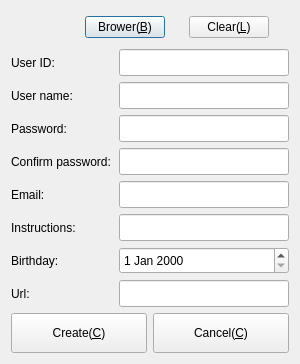
<?xml version="1.0" encoding="UTF-8"?>
<ui version="4.0">
 <class>CDlgRegister</class>
 <widget class="QDialog" name="CDlgRegister">
  <property name="geometry">
   <rect>
    <x>0</x>
    <y>0</y>
    <width>300</width>
    <height>364</height>
   </rect>
  </property>
  <property name="sizePolicy">
   <sizepolicy hsizetype="Preferred" vsizetype="Preferred">
    <horstretch>0</horstretch>
    <verstretch>0</verstretch>
   </sizepolicy>
  </property>
  <property name="minimumSize">
   <size>
    <width>0</width>
    <height>0</height>
   </size>
  </property>
  <property name="windowTitle">
   <string>Create account</string>
  </property>
  <property name="windowIcon">
   <iconset resource="../../Resource/Resource.qrc">
    <normaloff>:/icon/AppIcon</normaloff>:/icon/AppIcon</iconset>
  </property>
  <layout class="QGridLayout" name="gridLayout">
   <item row="0" column="0" colspan="2">
    <layout class="QHBoxLayout" name="horizontalLayout_9">
     <item>
      <widget class="QLabel" name="lbPhoto">
       <property name="sizePolicy">
        <sizepolicy hsizetype="Fixed" vsizetype="Fixed">
         <horstretch>0</horstretch>
         <verstretch>0</verstretch>
        </sizepolicy>
       </property>
       <property name="minimumSize">
        <size>
         <width>32</width>
         <height>32</height>
        </size>
       </property>
       <property name="maximumSize">
        <size>
         <width>32</width>
         <height>32</height>
        </size>
       </property>
       <property name="text">
        <string/>
       </property>
       <property name="pixmap">
        <pixmap resource="../../Resource/Resource.qrc">:/icon/AppIcon</pixmap>
       </property>
       <property name="scaledContents">
        <bool>true</bool>
       </property>
      </widget>
     </item>
     <item>
      <widget class="QPushButton" name="pbBrower">
       <property name="sizePolicy">
        <sizepolicy hsizetype="Fixed" vsizetype="Fixed">
         <horstretch>0</horstretch>
         <verstretch>0</verstretch>
        </sizepolicy>
       </property>
       <property name="text">
        <string>Brower(&amp;B)</string>
       </property>
      </widget>
     </item>
     <item>
      <widget class="QPushButton" name="pbClear">
       <property name="sizePolicy">
        <sizepolicy hsizetype="Fixed" vsizetype="Fixed">
         <horstretch>0</horstretch>
         <verstretch>0</verstretch>
        </sizepolicy>
       </property>
       <property name="toolTip">
        <string>Clear Avatar</string>
       </property>
       <property name="text">
        <string>Clear(&amp;L)</string>
       </property>
      </widget>
     </item>
    </layout>
   </item>
   <item row="1" column="0" colspan="2">
    <layout class="QHBoxLayout" name="horizontalLayout">
     <item>
      <widget class="QLabel" name="label_6">
       <property name="sizePolicy">
        <sizepolicy hsizetype="Preferred" vsizetype="Preferred">
         <horstretch>1</horstretch>
         <verstretch>0</verstretch>
        </sizepolicy>
       </property>
       <property name="minimumSize">
        <size>
         <width>102</width>
         <height>0</height>
        </size>
       </property>
       <property name="text">
        <string>User ID:</string>
       </property>
      </widget>
     </item>
     <item>
      <widget class="QLineEdit" name="txtId">
       <property name="sizePolicy">
        <sizepolicy hsizetype="Preferred" vsizetype="Preferred">
         <horstretch>3</horstretch>
         <verstretch>0</verstretch>
        </sizepolicy>
       </property>
       <property name="maximumSize">
        <size>
         <width>16777215</width>
         <height>40</height>
        </size>
       </property>
      </widget>
     </item>
    </layout>
   </item>
   <item row="2" column="0" colspan="2">
    <layout class="QHBoxLayout" name="horizontalLayout_2">
     <item>
      <widget class="QLabel" name="label">
       <property name="sizePolicy">
        <sizepolicy hsizetype="Preferred" vsizetype="Preferred">
         <horstretch>1</horstretch>
         <verstretch>0</verstretch>
        </sizepolicy>
       </property>
       <property name="minimumSize">
        <size>
         <width>102</width>
         <height>0</height>
        </size>
       </property>
       <property name="text">
        <string>User name:</string>
       </property>
      </widget>
     </item>
     <item>
      <widget class="QLineEdit" name="txtUser">
       <property name="sizePolicy">
        <sizepolicy hsizetype="Preferred" vsizetype="Preferred">
         <horstretch>3</horstretch>
         <verstretch>0</verstretch>
        </sizepolicy>
       </property>
       <property name="minimumSize">
        <size>
         <width>0</width>
         <height>0</height>
        </size>
       </property>
       <property name="maximumSize">
        <size>
         <width>16777215</width>
         <height>40</height>
        </size>
       </property>
      </widget>
     </item>
    </layout>
   </item>
   <item row="3" column="0" colspan="2">
    <layout class="QHBoxLayout" name="horizontalLayout_3">
     <item>
      <widget class="QLabel" name="label_2">
       <property name="sizePolicy">
        <sizepolicy hsizetype="Preferred" vsizetype="Preferred">
         <horstretch>1</horstretch>
         <verstretch>0</verstretch>
        </sizepolicy>
       </property>
       <property name="minimumSize">
        <size>
         <width>102</width>
         <height>0</height>
        </size>
       </property>
       <property name="text">
        <string>Password:</string>
       </property>
      </widget>
     </item>
     <item>
      <widget class="QLineEdit" name="txtPassword">
       <property name="sizePolicy">
        <sizepolicy hsizetype="Preferred" vsizetype="Preferred">
         <horstretch>3</horstretch>
         <verstretch>0</verstretch>
        </sizepolicy>
       </property>
       <property name="minimumSize">
        <size>
         <width>0</width>
         <height>0</height>
        </size>
       </property>
       <property name="maximumSize">
        <size>
         <width>16777215</width>
         <height>40</height>
        </size>
       </property>
       <property name="echoMode">
        <enum>QLineEdit::Password</enum>
       </property>
      </widget>
     </item>
    </layout>
   </item>
   <item row="4" column="0" colspan="2">
    <layout class="QHBoxLayout" name="horizontalLayout_4">
     <item>
      <widget class="QLabel" name="label_3">
       <property name="sizePolicy">
        <sizepolicy hsizetype="Preferred" vsizetype="Preferred">
         <horstretch>1</horstretch>
         <verstretch>0</verstretch>
        </sizepolicy>
       </property>
       <property name="minimumSize">
        <size>
         <width>102</width>
         <height>0</height>
        </size>
       </property>
       <property name="text">
        <string>Confirm password:</string>
       </property>
      </widget>
     </item>
     <item>
      <widget class="QLineEdit" name="txtConfirmPassword">
       <property name="sizePolicy">
        <sizepolicy hsizetype="Preferred" vsizetype="Preferred">
         <horstretch>3</horstretch>
         <verstretch>0</verstretch>
        </sizepolicy>
       </property>
       <property name="minimumSize">
        <size>
         <width>0</width>
         <height>0</height>
        </size>
       </property>
       <property name="maximumSize">
        <size>
         <width>16777215</width>
         <height>40</height>
        </size>
       </property>
       <property name="echoMode">
        <enum>QLineEdit::Password</enum>
       </property>
      </widget>
     </item>
    </layout>
   </item>
   <item row="5" column="0" colspan="2">
    <layout class="QHBoxLayout" name="horizontalLayout_5">
     <item>
      <widget class="QLabel" name="label_4">
       <property name="sizePolicy">
        <sizepolicy hsizetype="Preferred" vsizetype="Preferred">
         <horstretch>1</horstretch>
         <verstretch>0</verstretch>
        </sizepolicy>
       </property>
       <property name="minimumSize">
        <size>
         <width>102</width>
         <height>0</height>
        </size>
       </property>
       <property name="text">
        <string>Email:</string>
       </property>
      </widget>
     </item>
     <item>
      <widget class="QLineEdit" name="txtemail">
       <property name="sizePolicy">
        <sizepolicy hsizetype="Preferred" vsizetype="Preferred">
         <horstretch>3</horstretch>
         <verstretch>0</verstretch>
        </sizepolicy>
       </property>
       <property name="minimumSize">
        <size>
         <width>0</width>
         <height>0</height>
        </size>
       </property>
       <property name="maximumSize">
        <size>
         <width>16777215</width>
         <height>40</height>
        </size>
       </property>
      </widget>
     </item>
    </layout>
   </item>
   <item row="6" column="0" colspan="2">
    <layout class="QHBoxLayout" name="horizontalLayout_6">
     <item>
      <widget class="QLabel" name="label_5">
       <property name="sizePolicy">
        <sizepolicy hsizetype="Preferred" vsizetype="Preferred">
         <horstretch>1</horstretch>
         <verstretch>0</verstretch>
        </sizepolicy>
       </property>
       <property name="minimumSize">
        <size>
         <width>102</width>
         <height>0</height>
        </size>
       </property>
       <property name="text">
        <string>Instructions:</string>
       </property>
      </widget>
     </item>
     <item>
      <widget class="QLineEdit" name="txtInstructions">
       <property name="sizePolicy">
        <sizepolicy hsizetype="Preferred" vsizetype="Preferred">
         <horstretch>3</horstretch>
         <verstretch>0</verstretch>
        </sizepolicy>
       </property>
       <property name="minimumSize">
        <size>
         <width>0</width>
         <height>0</height>
        </size>
       </property>
       <property name="maximumSize">
        <size>
         <width>16777215</width>
         <height>40</height>
        </size>
       </property>
      </widget>
     </item>
    </layout>
   </item>
   <item row="7" column="0" colspan="2">
    <layout class="QHBoxLayout" name="horizontalLayout_8">
     <item>
      <widget class="QLabel" name="label_7">
       <property name="sizePolicy">
        <sizepolicy hsizetype="Preferred" vsizetype="Preferred">
         <horstretch>1</horstretch>
         <verstretch>0</verstretch>
        </sizepolicy>
       </property>
       <property name="minimumSize">
        <size>
         <width>102</width>
         <height>0</height>
        </size>
       </property>
       <property name="text">
        <string>Birthday:</string>
       </property>
      </widget>
     </item>
     <item>
      <widget class="QDateEdit" name="dtBirthday">
       <property name="sizePolicy">
        <sizepolicy hsizetype="Minimum" vsizetype="Fixed">
         <horstretch>3</horstretch>
         <verstretch>0</verstretch>
        </sizepolicy>
       </property>
       <property name="maximumSize">
        <size>
         <width>16777215</width>
         <height>40</height>
        </size>
       </property>
      </widget>
     </item>
    </layout>
   </item>
   <item row="8" column="0">
    <widget class="QLabel" name="label_8">
     <property name="sizePolicy">
      <sizepolicy hsizetype="Preferred" vsizetype="Preferred">
       <horstretch>1</horstretch>
       <verstretch>0</verstretch>
      </sizepolicy>
     </property>
     <property name="minimumSize">
      <size>
       <width>102</width>
       <height>0</height>
      </size>
     </property>
     <property name="text">
      <string>Url:</string>
     </property>
    </widget>
   </item>
   <item row="8" column="1">
    <widget class="QLineEdit" name="txtUrl">
     <property name="sizePolicy">
      <sizepolicy hsizetype="Preferred" vsizetype="Preferred">
       <horstretch>3</horstretch>
       <verstretch>0</verstretch>
      </sizepolicy>
     </property>
     <property name="minimumSize">
      <size>
       <width>0</width>
       <height>0</height>
      </size>
     </property>
     <property name="maximumSize">
      <size>
       <width>16777215</width>
       <height>40</height>
      </size>
     </property>
    </widget>
   </item>
   <item row="9" column="0" colspan="2">
    <layout class="QHBoxLayout" name="horizontalLayout_7">
     <item>
      <widget class="QPushButton" name="pbCreate">
       <property name="sizePolicy">
        <sizepolicy hsizetype="Preferred" vsizetype="Fixed">
         <horstretch>0</horstretch>
         <verstretch>0</verstretch>
        </sizepolicy>
       </property>
       <property name="minimumSize">
        <size>
         <width>126</width>
         <height>40</height>
        </size>
       </property>
       <property name="toolTip">
        <string>Register new account</string>
       </property>
       <property name="text">
        <string>Create(&amp;C)</string>
       </property>
       <property name="icon">
        <iconset resource="../../Resource/Resource.qrc">
         <normaloff>:/icon/AddAccount</normaloff>:/icon/AddAccount</iconset>
       </property>
       <property name="autoDefault">
        <bool>true</bool>
       </property>
       <property name="default">
        <bool>false</bool>
       </property>
      </widget>
     </item>
     <item>
      <widget class="QPushButton" name="pbCancel">
       <property name="sizePolicy">
        <sizepolicy hsizetype="Preferred" vsizetype="Fixed">
         <horstretch>0</horstretch>
         <verstretch>0</verstretch>
        </sizepolicy>
       </property>
       <property name="minimumSize">
        <size>
         <width>126</width>
         <height>40</height>
        </size>
       </property>
       <property name="maximumSize">
        <size>
         <width>16777215</width>
         <height>16777215</height>
        </size>
       </property>
       <property name="toolTip">
        <string>Cancle</string>
       </property>
       <property name="text">
        <string>Cancel(&amp;C)</string>
       </property>
       <property name="icon">
        <iconset resource="../../Resource/Resource.qrc">
         <normaloff>:/icon/Cancel</normaloff>:/icon/Cancel</iconset>
       </property>
       <property name="autoDefault">
        <bool>true</bool>
       </property>
       <property name="default">
        <bool>false</bool>
       </property>
      </widget>
     </item>
    </layout>
   </item>
  </layout>
 </widget>
 <resources>
  <include location="../../Resource/Resource.qrc"/>
 </resources>
 <connections/>
</ui>
